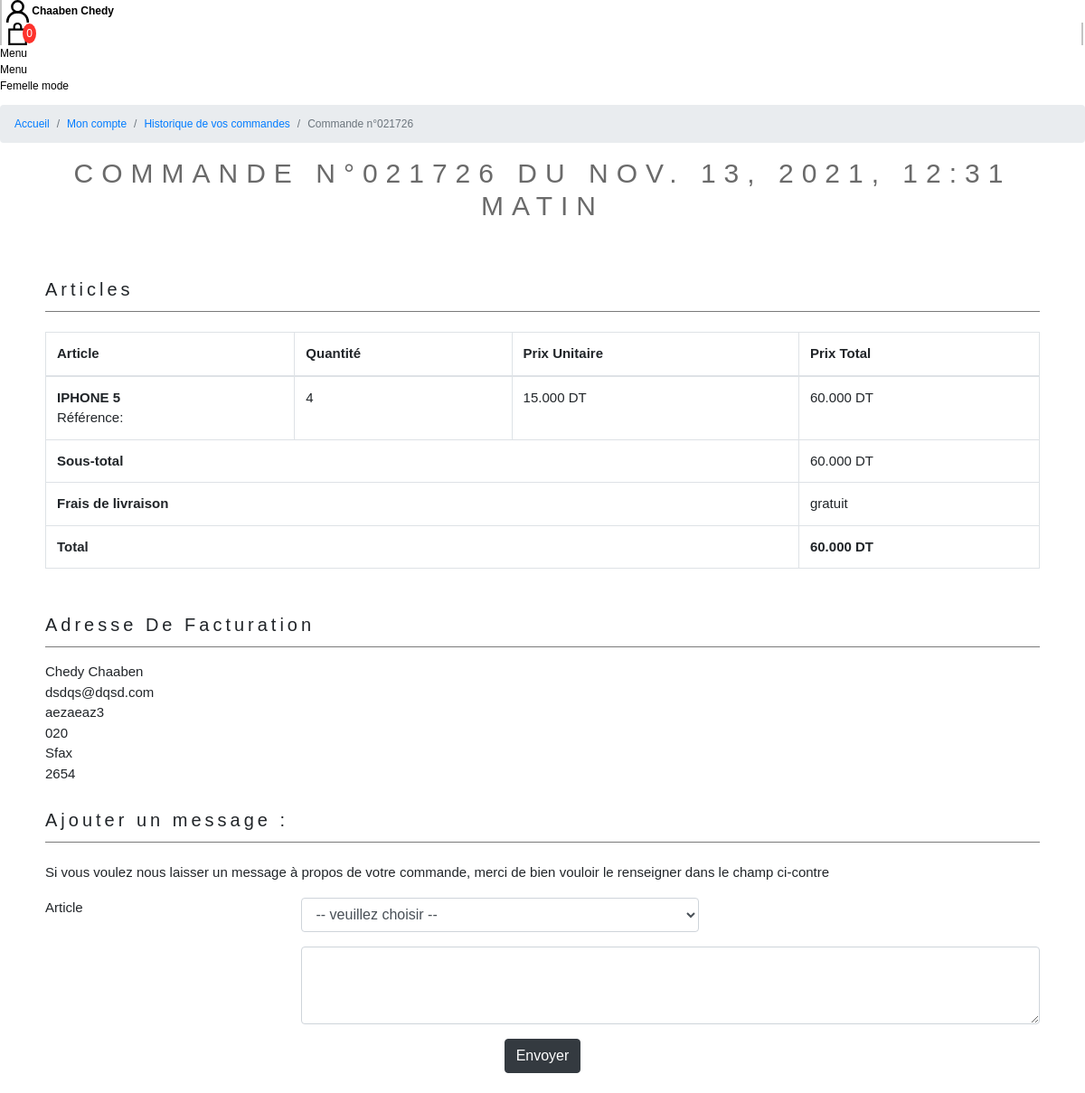
The page /orders/id_order=1/ (signed in) on the database its author committed.
### users/models.py (models this page shows, shortened)
class Account(AbstractBaseUser):
	prenom 					= models.CharField(max_length=30)
	nom 					= models.CharField(max_length=30)
	phone 					= models.CharField(max_length=30)
	email 					= models.EmailField(verbose_name="email", max_length=60, unique=True)
	date_joined				= models.DateTimeField(verbose_name='date joined', auto_now_add=True)
	last_login				= models.DateTimeField(verbose_name='last login', auto_now=True)
	is_admin				= models.BooleanField(default=False)
	is_active				= models.BooleanField(default=True)
	is_staff				= models.BooleanField(default=False)
	is_superuser			= models.BooleanField(default=False)
	USERNAME_FIELD = 'email' #login field
	objects = MyAccountManager()
	def __str__(self):
		return self.email

### femalemodeapp/models.py (models this page shows, shortened)
class Order(models.Model):
    user = models.ForeignKey(Account,
                            on_delete=models.CASCADE, blank=True, null=True)
    orderarticles = models.ManyToManyField(OrderArticle) # this just to check if item is mawjoud to add quantity
    creation_date = models.DateTimeField(auto_now_add=True)
    device = models.CharField(max_length=40, blank=True, null=True)
    transaction_id = models.CharField(max_length=10, blank=True, null=True,unique=True)
    ordered_date = models.DateTimeField() # LATER !! WE WILL BE CREATED THE moment the user finish his order
    ordered = models.BooleanField(default=False)# Status of the order DONE OR NOT YET
    prix =  models.DecimalField(default=0, max_digits=20, decimal_places=3)
    adresse = models.ForeignKey(Adresse,on_delete=models.CASCADE, blank=True, null=True)
    messages = models.ManyToManyField(OrderMessage, blank=True)
    states = models.ManyToManyField(OrderState, blank=True)
    checkout_step = models.CharField(max_length=40, blank=True, null=True)

class OrderArticle(models.Model): # create and order from that product taken
    user = models.ForeignKey(Account,
                            on_delete=models.CASCADE, blank=True, null=True)
    device = models.CharField(max_length=40, blank=True, null=True)
    article = models.ForeignKey(Article, on_delete=models.SET_NULL, blank=True, null=True)  #REMOVE NULLS
    quantity = models.IntegerField(default=1) # setting the quantity
    ordered = models.BooleanField(default=False)

class Article(models.Model):
    title = models.CharField(max_length=60)
    prix = models.DecimalField(default=0, max_digits=8, decimal_places=3)
    discount_prix = models.DecimalField(default=0, max_digits=7, decimal_places=3, null=True,blank=True)
    description = models.TextField(default='', null=True)
    label = models.TextField(default='', null=True)
    size = models.TextField(default='', null=True)
    color = models.TextField(default='', null=True)
    published = models.DateTimeField(default=datetime.datetime.now())
    images = models.ManyToManyField(ArticleImage, related_name='images')
    slug = AutoSlugField(('slug'), max_length=30, unique=True, populate_from=('title'))

class Adresse(models.Model):
    user = models.ForeignKey(Account,on_delete=models.CASCADE, blank=True, null=True)
    prenom = models.CharField(max_length=50)
    nom = models.CharField(max_length=50)
    societe = models.CharField(max_length=50, blank=True, null=True)
    adresse = models.CharField(max_length=50)
    adresse2 = models.CharField(max_length=50, blank=True, null=True)
    codepostal = models.CharField(max_length=50, blank=True, null=True)
    ville = models.CharField(max_length=50)
    telephone = models.CharField(max_length=50)

### femalemodeapp/views.py (the view)
# urls.py: path('orders/id_order=<id>/',femalemodeappviews.order_detail, name='order_detail'),
@login_required
def order_detail(request,id):
    context = {
        'order': Order.objects.filter(id=id,user=request.user, ordered=True)[0],
    }
    return render(request, 'order_detail.html', context)

### femalemode/context_processors.py (called while the page is built, shortened)
def context_to_all_templates(request):
    quantity_of_articles = 0
    cart_total = 0
    if request.user.is_authenticated:
        biglist = OrderArticle.objects.filter(user=request.user, ordered=False)
        for element in range (len(biglist)):
            quantity_of_articles += biglist[element].quantity
            cart_total += (biglist[element].article.prix * biglist[element].quantity)
        count_articles = len(biglist)
        all_orderarticles = OrderArticle.objects.filter(user=request.user, ordered=False)
    return {'quantity_of_articles': quantity_of_articles,
            'cart_total': cart_total ,
            'count_articles': count_articles ,
            'all_orderarticles':all_orderarticles ,
            }

### templates/order_detail.html (shortened to what this page needs)
{% extends "base.html" %}
{% load static %}
{% load mathfilters %}
{% block content %}
<section class="section-breadcrumb">
    <nav aria-label="breadcrumb">
        <ol class="breadcrumb">
        <li class="breadcrumb-item"><a href="{% url 'homepage' %}">Accueil</a></li>
        <li class="breadcrumb-item"><a href="{% url 'account' %}">Mon compte</a></li>
        <li class="breadcrumb-item"><a href="{% url 'account' %}">Historique de vos commandes</a></li>
        <li class="breadcrumb-item active" aria-current="page">Commande n°{{order.transaction_id}}</li>
        </ol>
    </nav>
</section>
<section class="section-order-details container">
    <header>
        <h1>Commande n°{{order.transaction_id}} du {{order.ordered_date}}</h1>
    </header>
      <section id="order-articles">
        <div class="top">
            <span>Articles</span>
        </div>
        <div class="content">
            <table class="table table-bordered table-labeled hidden-xs-down">
                <thead class="thead-default">
                    <tr>
                    <th>Article</th>
                    <th>Quantité</th>
                    <th>Prix Unitaire</th>
                    <th>Prix Total</th>
                    </tr>
                </thead>
                <tbody>
                    {% for orderarticle in order.orderarticles.all %}
                    <tr>
                        <td><strong><a>{{orderarticle.article.title}}</a></strong><br>Référence: {{orderarticle.article.refence}}<br></td>
                        <td>{{orderarticle.quantity}}</td>
                        <td class="text-xs-right">{{orderarticle.article.prix}} DT</td>
                        <td class="text-xs-right">{{orderarticle.article.prix |mul:orderarticle.quantity}} DT</td>
                    </tr>
                    {% endfor %}
                    <tfoot>
                        <tr class="">
                            <td colspan="3"><strong>Sous-total</strong></td>
                            <td>{{order.prix}} DT</td>
                        </tr>
                        <tr class="text-xs-right line-shipping">
                            <td colspan="3"><strong>Frais de livraison</strong></td>
                            <td>gratuit</td>
                        </tr>
                        <tr class="text-xs-right line-total">
                            <td colspan="3"><strong>Total</strong></td>
                            <td><strong>{{order.prix}} DT</strong></td>
                        </tr>
                    </tfoot>
                </tbody>
            </table>
        </div>
      </section>
    {% if order.adresse %}
      <section id="order-adresses">
            <div class="top">
                <span>Adresse De Facturation</span>
            </div>
            <div class="center">
                <div>
                    <p>
                    {% if order.adresse.prenom != None and order.adresse.nom != None %}
                    <div class="center-line">
                        <span>{{order.adresse.prenom}} {{order.adresse.nom}}</span>
                    </div>
                    {%endif%}
                    {% if order.adresse.adresse != None %}
                    <div class="center-line">
                        <span>{{order.adresse.adresse}}</span>
                    </div>
                    {%endif%}
                    {% if order.adresse.adresse2 != None %}
                    <div class="center-line">
                        <span>{{order.adresse.adresse2}}</span>
                    </div>
                    {%endif%}
                    {% if order.adresse.codepostal != None %}
                    <div class="center-line">
                        <span>{{order.adresse.codepostal}}</span>
                    </div>
                    {%endif%}
                    {% if order.adresse.ville != None %}
                    <div class="center-line">
                        <span>{{order.adresse.ville}}</span>
                    </div>
                    {%endif%}
                    {% if order.adresse.telephone != None %}
                    <div class="center-line">
                        <span>{{order.adresse.telephone}}</span>
                    </div>
                    {%endif%}
                    </p>
                </div>
            </div>
      </section>
      {%endif%}
    <section id="order-add-messages">
        <div class="top">
            <span>Ajouter un message :</span>
        </div>
        <div class="content">
            <form action="{%url 'addordermessage' %}" method="post">{% csrf_token %}
                <header>
                <p>Si vous voulez nous laisser un message à propos de votre commande, merci de bien vouloir le renseigner dans le champ ci-contre</p>
                </header>
                <section class="form-fields">
                <div class="form-group row">
                    <label class="col-md-3 form-control-label">Article</label>
                    <div class="col-md-5">
                    <select name="orderarticle_id" class="form-control form-control-select">
                        <option value="0">-- veuillez choisir --</option>
                    </select>
                    </div>
                </div>
                <div class="form-group row">
                    <label class="col-md-3 form-control-label"></label>
                    <div class="col-md-9">
                    <textarea rows="3" name="msgText" class="form-control"></textarea>
                    </div>
                </div>
                </section>
            <footer class="form-footer text-sm-center">
                <button type="submit" class="btn btn-dark" >
                    Envoyer
                </button>
            </footer>
            </form>
        </div>
    </section>
</section>
{% endblock content %}

### templates/base.html (shortened to what this page needs)
{% load static %}
<!DOCTYPE html>
<html lang="fr" data-wf-page="60ffb35d970418db2cf89e25" data-wf-site="60ffb1a292950ba4c3b0f731" class=" w-mod-js w-mod-ix">
<head>
    <link href="https://uploads-ssl.webflow.com/60ffb1a292950ba4c3b0f731/css/dima-kutsenko.webflow.719850943.min.css" rel="stylesheet" type="text/css">
    <link rel="stylesheet" href="https://stackpath.bootstrapcdn.com/bootstrap/4.4.1/css/bootstrap.min.css">
    <link rel="stylesheet" href="{% static 'static/css/base.css' %}?v={% now "HMf" %}">
    <link rel="stylesheet" href="{% static 'static/css/homepage.css' %}?v={% now "HMf" %}">
    <link rel="stylesheet" href="{% static 'static/css/other.css' %}?v={% now "HMf" %}">
</head>
<body class="body">
    <div class="nav-bar padd-10 difference is--fixed col-wh is--main" style="position: relative;">
        <div class="nav__conteiner flex-btw is--all">
            <div class="headerBar_rightnav_login">
                <a href="{% if request.user.is_authenticated %}{% url 'account' %}{%else%}{% url 'login' %}{%endif%}" target="_self">
                    <span>{% if request.user.is_authenticated %} {%if request.user.nom != '' and request.user.prenom != '' %}{{request.user.nom}} {{request.user.prenom}}{%else%}{{request.user.email}}{%endif%} {%else%}Connxion{%endif%}</span>
                </a>
            </div>
            <div class="headerBar_rightnav_cart">
                <a href="{% url 'cart' %}" target="_self">
                    <svg class="Icon Icon--cart-desktop" role="presentation" viewBox="0 0 19 23"><path d="M0 22.985V5.995L2 6v.03l17-.014v16.968H0zm17-15H2v13h15v-13zm-5-2.882c0-2.04-.493-3.203-2.5-3.203-2 0-2.5 1.164-2.5 3.203v.912H5V4.647C5 1.19 7.274 0 9.5 0 11.517 0 14 1.354 14 4.647v1.368h-2v-.912z" fill="currentColor"></path></svg>
                    <span class="cart-products-count">
                        {%if quantity_of_articles == 0%}
                        0
                        {%else%}
                        <script>
                        document.write({%for orderarticle in all_orderarticles %} + {{orderarticle.quantity}} {%endfor%});
                        </script>
                        {%endif%}
                    </span>
                </a>
            </div>
            <div data-w-id="fd0cc08b-093d-4aa6-383a-0559852b3721" class="nav__menu overfl-hid is--all">
                <div class="nav__menu-text p col-wh">
                    <span class="hov-out is--1" style="color: black;">Menu</span>
                </div>
                <div class="nav__menu-text p-it col-wh hov-in-parent">
                    <span class="hov-in is--1" style="color: black;">Menu</span>
                </div>
            </div>
        </div>
        <div class="nav__logo-conteiner">
            <div class="nav__logo h2-it" style="color: black;">
                <a href="/" style="color: inherit;text-decoration: none;cursor: pointer;">Femelle mode</a>
            </div>
        </div>
    </div>
    {% block content %}
    {% endblock content %}
</body>
</html>

### templates/static/css/base.css (style rules this page uses)
body { font-family: 'Montserrat', sans-serif; font-size: 12px; background-color: #FFFFFF; width: 100%; height: 100%; min-height:100vh; display: block; overflow-x: hidden; }
button { background: transparent; box-shadow: 0px 0px 0px transparent; border: 0px solid transparent; text-shadow: 0px 0px 0px transparent; }
.headerBar_rightnav_login { border-left: #C4C4C4 2px solid; padding: 0 5px; transition: 0.3s; }
.headerBar_rightnav_login a { text-decoration: none; padding: 30px 0px; }
.headerBar_rightnav_login svg { width: 25px; height: 25px; color: #000; }
.headerBar_rightnav_login span { color: #000; font-weight: 600; }
.headerBar_rightnav_cart { border-left: #C4C4C4 2px solid; border-right: #C4C4C4 2px solid; margin-right: 2px; padding: 0 5px; transition: 0.3s; }
.headerBar_rightnav_cart a { text-decoration: none; padding: 30px 0px; }
.headerBar_rightnav_cart svg { width: 25px; height: 25px; color: #000; }
.cart-products-count { font-size: 12px; color: #fff; background-color: #fd322c; border-radius: 100%; line-height: 12px; padding: 4px 4px; margin-left: -10px; }
footer { width: 100%; bottom: 0; left: 0; color: white; }

### templates/static/css/homepage.css (style rules this page uses)
ol { display: block; list-style-type: decimal; margin-block-start: 1em; margin-block-end: 1em; margin-inline-start: 0px; margin-inline-end: 0px; padding-inline-start: 40px; }

### templates/static/css/other.css (style rules this page uses)
ol { display: block; list-style-type: decimal; margin-block-start: 1em; margin-block-end: 1em; margin-inline-start: 0px; margin-inline-end: 0px; padding-inline-start: 40px; }
.section-order-details { position: relative; width: 100%; min-height: 50vh; padding: 7vh 0px; display: flex; flex-direction: column; padding: 0px 20px; }
.section-order-details header h1 { font-size: 30px; text-transform: uppercase; letter-spacing: 0.3em; color: #6a6a6a; margin-bottom: 50px; text-align: center; }
.section-order-details section { display: flex; justify-content: center; flex-wrap: wrap; flex-direction: column; font-size: 15px; }
.section-order-details section .top { font: normal normal normal 20px/1.4em avenir-lt-w01_35-light1475496,sans-serif; letter-spacing: 0.2em; border-bottom: solid 1px; border-color: #7a7a7a; padding: 10px 0px; }
.section-order-details section .content { padding: 22px 0px; }

### templates/base.html (style rules this page uses)
@media screen and (min-width: 1200px) { body { height: 100vh !important; } }

### rows shown on the page
Account: user.nom "Chaaben", user.prenom "Chedy"
Order: transaction_id "021726", ordered_date "NOV. 13, 2021, 12:31 MATIN", prix "60.000", adresse.prenom "Chedy", adresse.nom "Chaaben", adresse.adresse "dsdqs@dqsd.com", adresse.adresse2 "aezaeaz3", adresse.codepostal "020", adresse.ville "Sfax", adresse.telephone "2654"
OrderArticle: article "IPHONE 5", quantity "4", article.prix "15.000", article.prix|mul "60.000"
